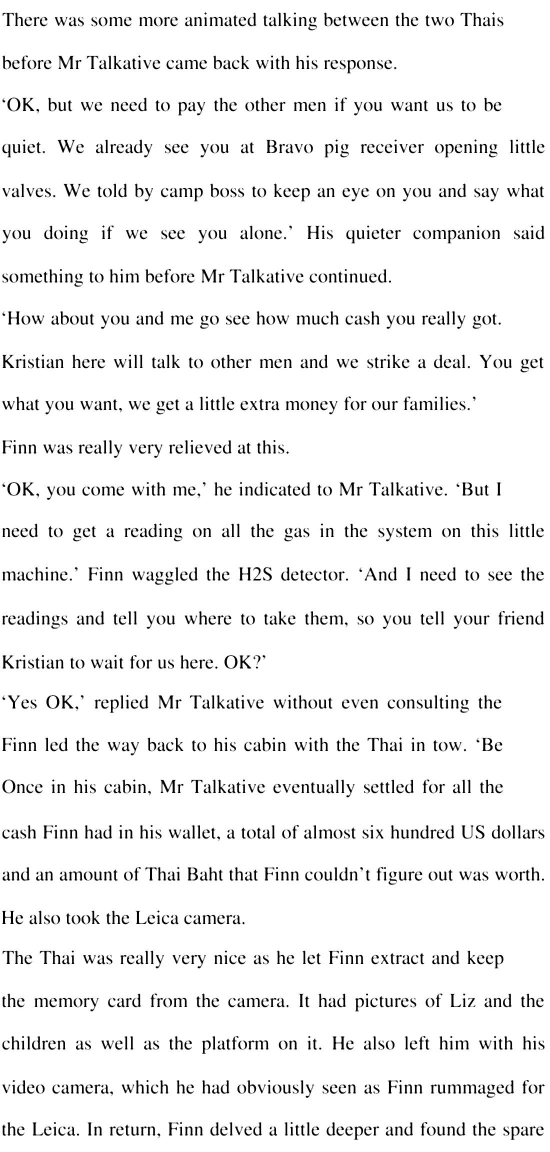
#> input picture images_test/en/english_41.jpg, 1100 x 2303 px, found by its file name (shown at 1/2 size); its folder holds 3 pictures in this run
$ python testing.py
#> lines starting #> are read from the running program, lines starting #| are printed output that depends on the picture
import cv2
import os
from skimage.feature import local_binary_pattern
import sys
import numpy as np
from tqdm import tqdm
import pickle
from sklearn.metrics import accuracy_score

def getfeatures(lbp):
	features = np.zeros(256,dtype=float)
	length = lbp.shape[0]
	breadth = lbp.shape[1]
	for x in range(length):
		for y in range(breadth):
			features[int(lbp[x,y])]+=1.0
	for x in range(256):
		features[x] = features[x]/(length*breadth)
	return features

category_list=[]
test_images=[]
test_labels=[]
test_data=[]

testpath=r"data\images_test"
filenames = os.listdir(testpath)
print('Getting testing Files...')
for img in filenames:
    if (os.path.isdir(testpath+"\\"+img)):
        category_list.append(img)
        flag=category_list.index(img)
        imgfilename=os.listdir(testpath+"\\"+img)
        print(img)
        for doc in tqdm(imgfilename):
            test_images.append(testpath+"\\"+img+"\\"+doc)
            test_labels.append(flag)
#> pass 2 of the loop `for img in filenames:`:


print('\n Extract Features from testing Files...')
for test_image in tqdm(test_images):
        im = cv2.imread(test_image)
#> im is the input picture: shape (2303, 1100, 3); min 0, max 255, mean 240
        #conver
        im_gray = cv2.cvtColor(im, cv2.COLOR_BGR2GRAY)
        radius = 3
        #number of points to be considered as neighbourers
        no_points = 8 * radius
        #uniform LBP is used
        lbp = local_binary_pattern(im_gray, no_points, radius, method='uniform')
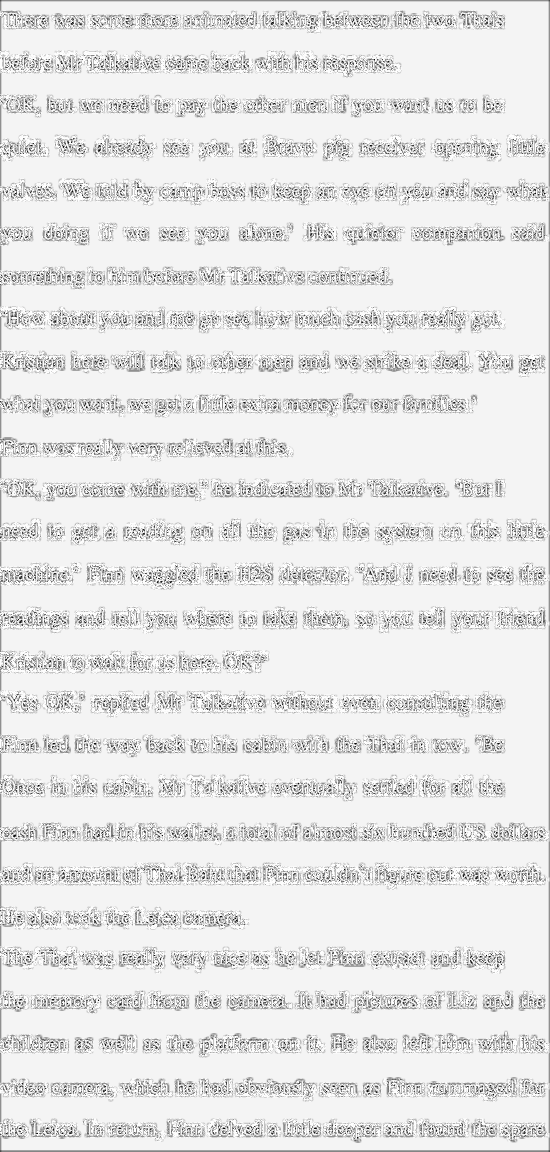
#> lbp: shape (2303, 1100) float64 (shown at 1/2 size); min 0, max 25, mean 22.6; drawn with min black and max white
        hist = getfeatures(lbp)
#> hist = 256 values, max 0.661 at index 24, min 0 at index 26, mean 0.00391
        #Append histogram to test_data
        test_data.append(hist)
#> pass 2 of the loop `for test_image in tqdm(test_images):`:
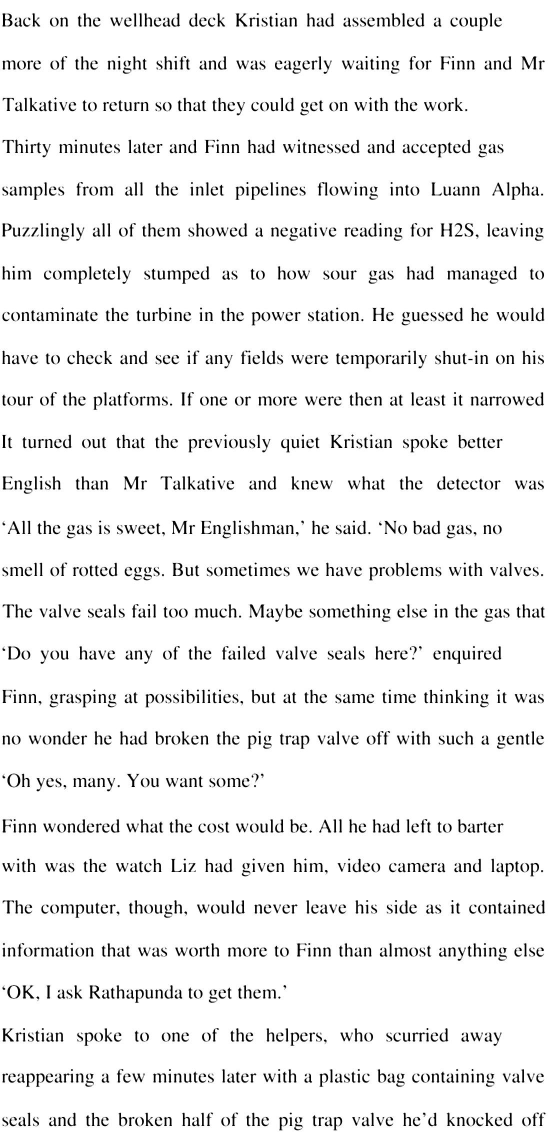
#> input picture images_test/en/english_42.jpg, 1101 x 2283 px, found by its file name (shown at 1/2 size)
#> im is the input picture: shape (2283, 1101, 3); min 0, max 255, mean 238.9
#> im_gray: shape (2283, 1101)
#> `lbp = local_binary_pattern(im_gray, no_points, radius, method='uniform')`:
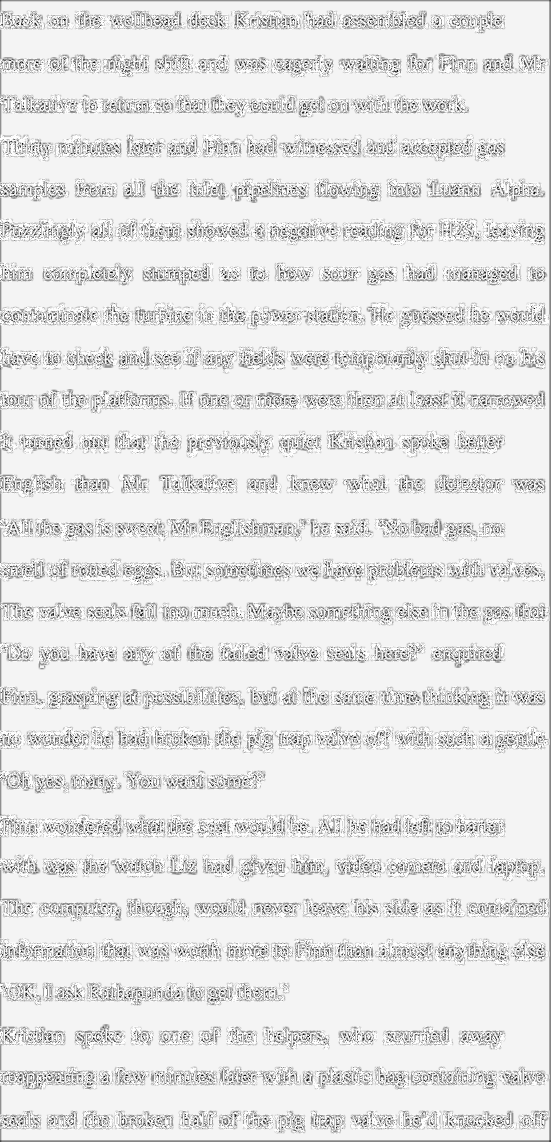
#> lbp: shape (2283, 1101) float64 (shown at 1/2 size); min 0, max 25, mean 22.5; drawn with min black and max white
#> hist = 256 values, max 0.648 at index 24, min 0 at index 26, mean 0.00391
#> pass 3 of the loop `for test_image in tqdm(test_images):`:
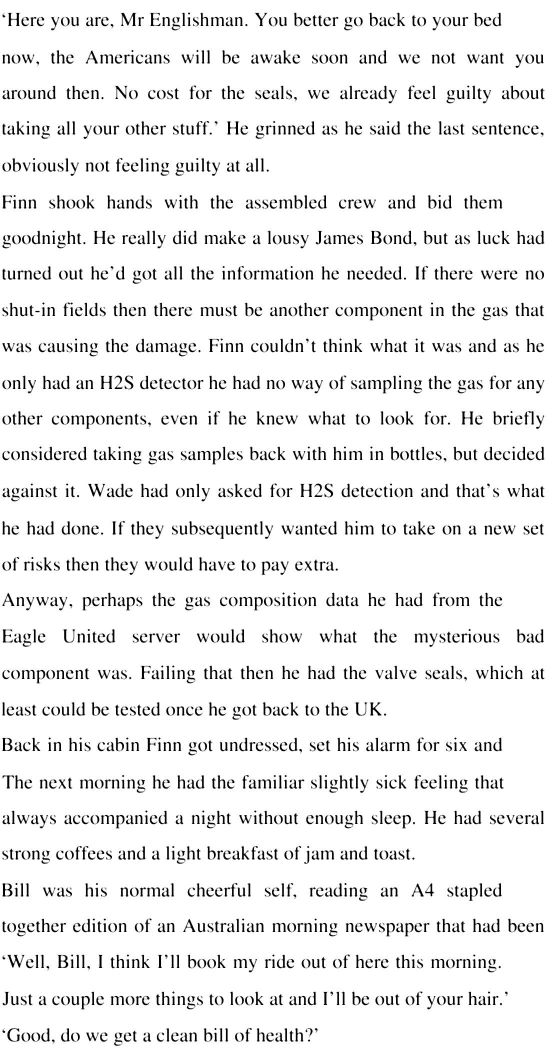
#> input picture images_test/en/english_43.jpg, 1100 x 2114 px, found by its file name (shown at 1/2 size)
#> im is the input picture: shape (2114, 1100, 3); min 0, max 255, mean 236.6
#> im_gray: shape (2114, 1100)
#> `lbp = local_binary_pattern(im_gray, no_points, radius, method='uniform')`:
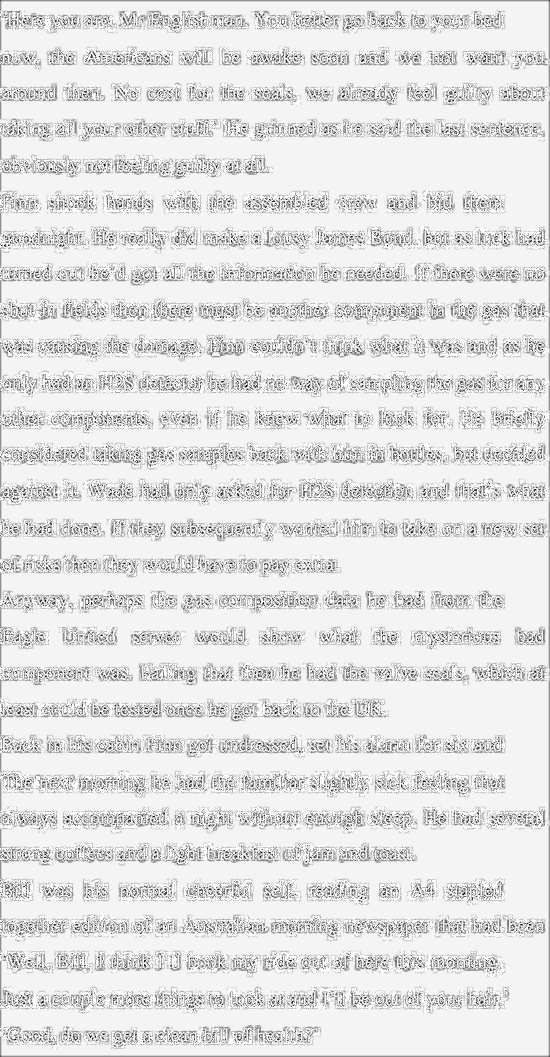
#> lbp: shape (2114, 1100) float64 (shown at 1/2 size); min 0, max 25, mean 22.3; drawn with min black and max white
#> hist = 256 values, max 0.593 at index 24, min 0 at index 26, mean 0.00391
#> (the run stopped early here; a loop or call above may not have finished)
